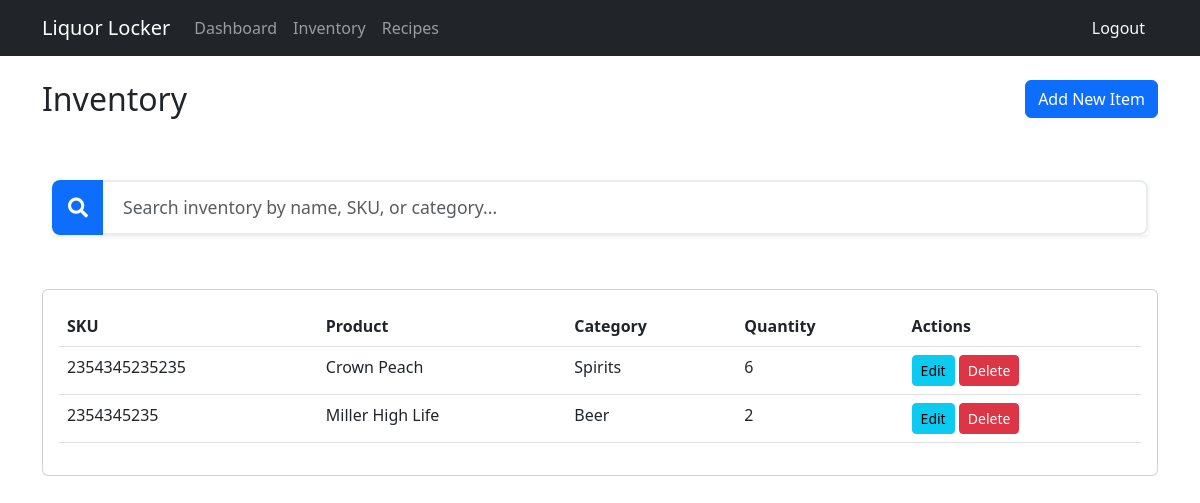
The page /inventory/ (signed in) on the database as committed earlier.
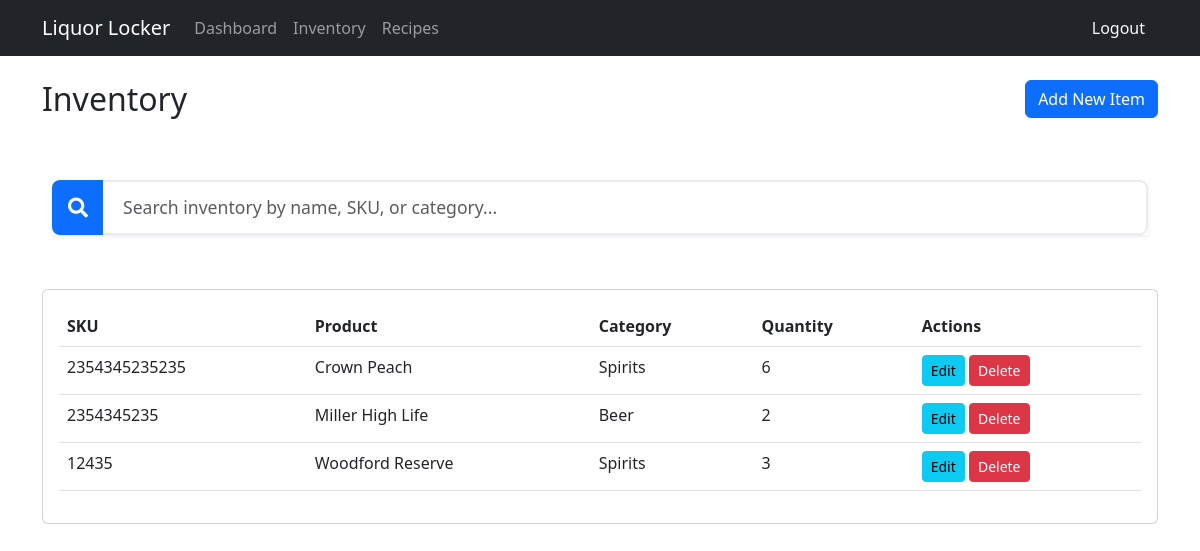
The same page on the database as committed later.
### Locker_Api/models.py (models this page shows, shortened)
class Inventory(models.Model):
    product = models.ForeignKey(Product, on_delete=models.CASCADE)
    quantity = models.PositiveIntegerField(default=0)
    last_updated = models.DateTimeField(auto_now=True)
    min_quantity = models.PositiveIntegerField(default=5)

class Product(models.Model):
    name = models.CharField(max_length=100)
    category = models.CharField(max_length=50, choices=CATEGORY, default='Spirits')
    quantity = models.PositiveIntegerField(default=0)
    price = models.DecimalField(max_digits=10, decimal_places=2, default=0.00)
    description = models.TextField(blank=True, null=True)
    sku = models.CharField(max_length=50, null=True, blank=True)

### Locker_Api/views.py (the view)
# urls.py: path('inventory/', locker_views.inventory, name='inventory'),
@login_required
def inventory(request):
    inventory_items = Inventory.objects.all()
    return render(request, 'Locker_Api/inventory.html', {'inventory': inventory_items})

### Locker_Api/templates/Locker_Api/inventory.html (shortened to what this page needs)
{% extends 'Locker_Api/base.html' %}
{% block content %}
<div class="row mb-4">
    <div class="col-md-12">
        <h2 class="float-start">Inventory</h2>
        <a href="{% url 'add-inventory' %}" class="btn btn-primary float-end">Add New Item</a>
    </div>
</div>
<div class="row mb-4">
    <div class="col-md-12">
        <div class="search-container">
            <div class="input-group input-group-lg shadow-sm">
                <span class="input-group-text bg-primary text-white">
                    <i class="fas fa-search"></i>
                </span>
                <input type="text" id="searchInput" class="form-control form-control-lg"
                       placeholder="Search inventory by name, SKU, or category..."
                       style="border-left: none;">
            </div>
        </div>
    </div>
</div>
<div class="row">
    <div class="col-md-12">
        <div class="card">
            <div class="card-body">
                <table class="table" id="inventoryTable">
                    <thead>
                        <tr>
                            <th>SKU</th>
                            <th>Product</th>
                            <th>Category</th>
                            <th>Quantity</th>
                            <th>Actions</th>
                        </tr>
                    </thead>
                    <tbody>
                        {% for item in inventory %}
                        <tr>
                            <td>{{ item.product.sku }}</td>
                            <td>{{ item.product.name }}</td>
                            <td>{{ item.product.category }}</td>
                            <td>{{ item.quantity }}</td>
                            <td>
                                <a href="{% url 'edit-inventory' pk=item.id %}" class="btn btn-sm btn-info">Edit</a>
                                <a href="{% url 'delete-inventory' pk=item.id %}" class="btn btn-sm btn-danger">Delete</a>
                            </td>
                        </tr>
                        {% empty %}
                        <tr>
                            <td colspan="5" class="text-center">No inventory items available.</td>
                        </tr>
                        {% endfor %}
                    </tbody>
                </table>
            </div>
        </div>
    </div>
</div>
{% endblock %}

Rows that differ between the two databases and show on the page:
added Inventory: product.sku "12435", product.name "Woodford Reserve", product.category "Spirits", quantity "3"
